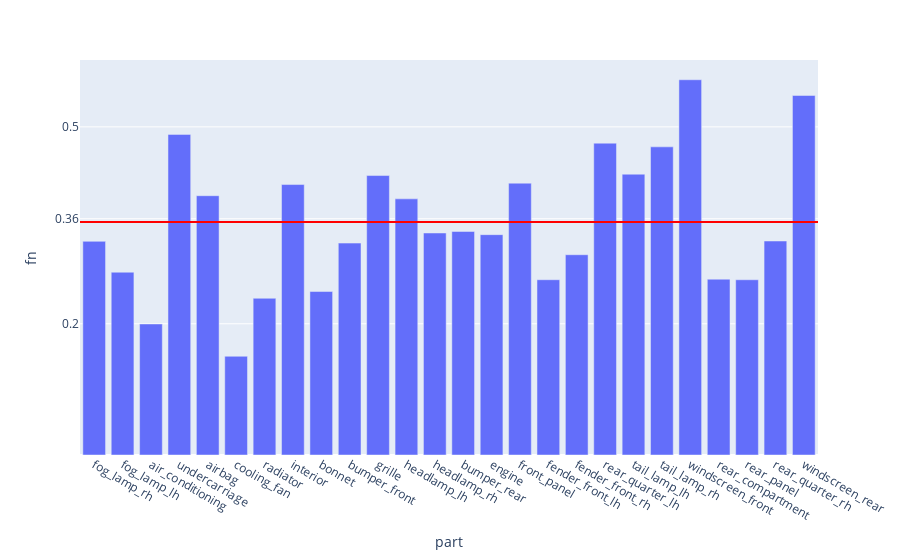

This figure's notebook cell:
### Code cell
fig = px.bar(evalMetrics, x = 'part', y = 'fn')

fig.add_hline(y=avgFn, line_width=2, line_color="red")

fig.update_layout(
    yaxis = dict(
        tickmode = 'array',
        tickvals = [np.format_float_positional(avgFn, 2), 0.2, 0.5, 0.7],
    )
)
fig

### Figure 1 — Plotly figure (JSON) as saved in the notebook; plotly's stock layout.template omitted (floating-point values rounded to 4 significant figures)
{"data": [{"alignmentgroup": "True", "hovertemplate": "part=%{x}<br>fn=%{y}<extra></extra>", "legendgroup": "", "marker": {"color": "#636efa", "pattern": {"shape": ""}}, "name": "", "offsetgroup": "", "orientation": "v", "showlegend": false, "textposition": "auto", "type": "bar", "x": ["fog_lamp_rh", "fog_lamp_lh", "air_conditioning", "undercarriage", "airbag", "cooling_fan", "radiator", "interior", "bonnet", "bumper_front", "grille", "headlamp_lh", "headlamp_rh", "bumper_rear", "engine", "front_panel", "fender_front_lh", "fender_front_rh", "rear_quarter_lh", "tail_lamp_lh", "tail_lamp_rh", "windscreen_front", "rear_compartment", "rear_panel", "rear_quarter_rh", "windscreen_rear"], "xaxis": "x", "y": [0.3256, 0.2785, 0.1997, 0.4885, 0.3951, 0.1504, 0.2388, 0.4121, 0.2491, 0.3229, 0.4258, 0.3903, 0.3383, 0.3406, 0.3358, 0.4142, 0.2671, 0.3052, 0.4752, 0.4279, 0.4695, 0.5718, 0.2679, 0.267, 0.3261, 0.5478], "yaxis": "y"}], "layout": {"barmode": "relative", "legend": {"tracegroupgap": 0}, "margin": {"t": 60}, "shapes": [{"line": {"color": "red", "width": 2}, "type": "line", "x0": 0, "x1": 1, "xref": "x domain", "y0": 0.355, "y1": 0.355, "yref": "y"}], "xaxis": {"anchor": "y", "domain": [0, 1], "title": {"text": "part"}}, "yaxis": {"anchor": "x", "domain": [0, 1], "tickmode": "array", "tickvals": ["0.36", 0.2, 0.5, 0.7], "title": {"text": "fn"}}}}
